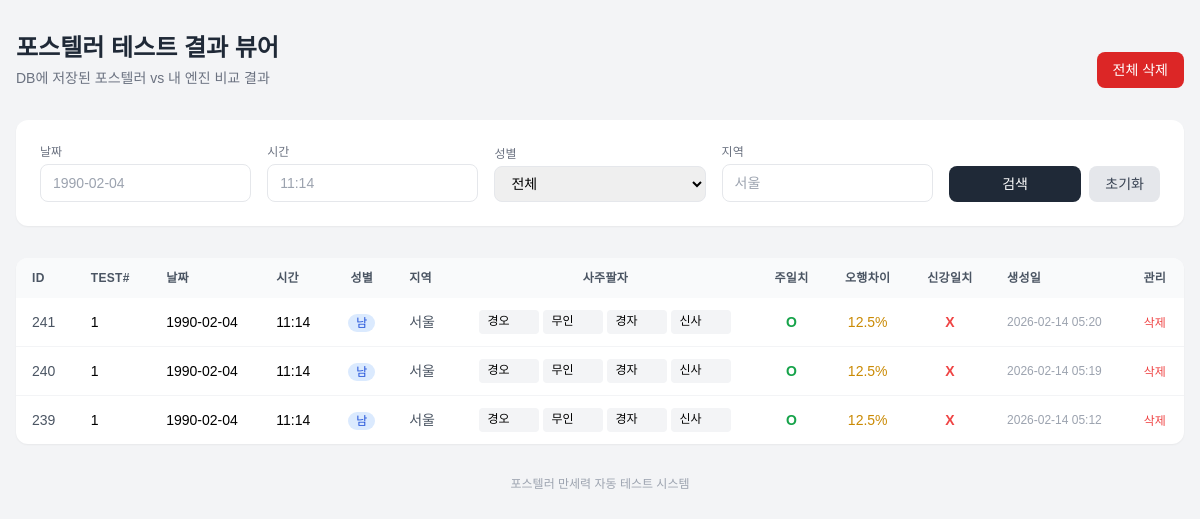
Before: / with the older database file.
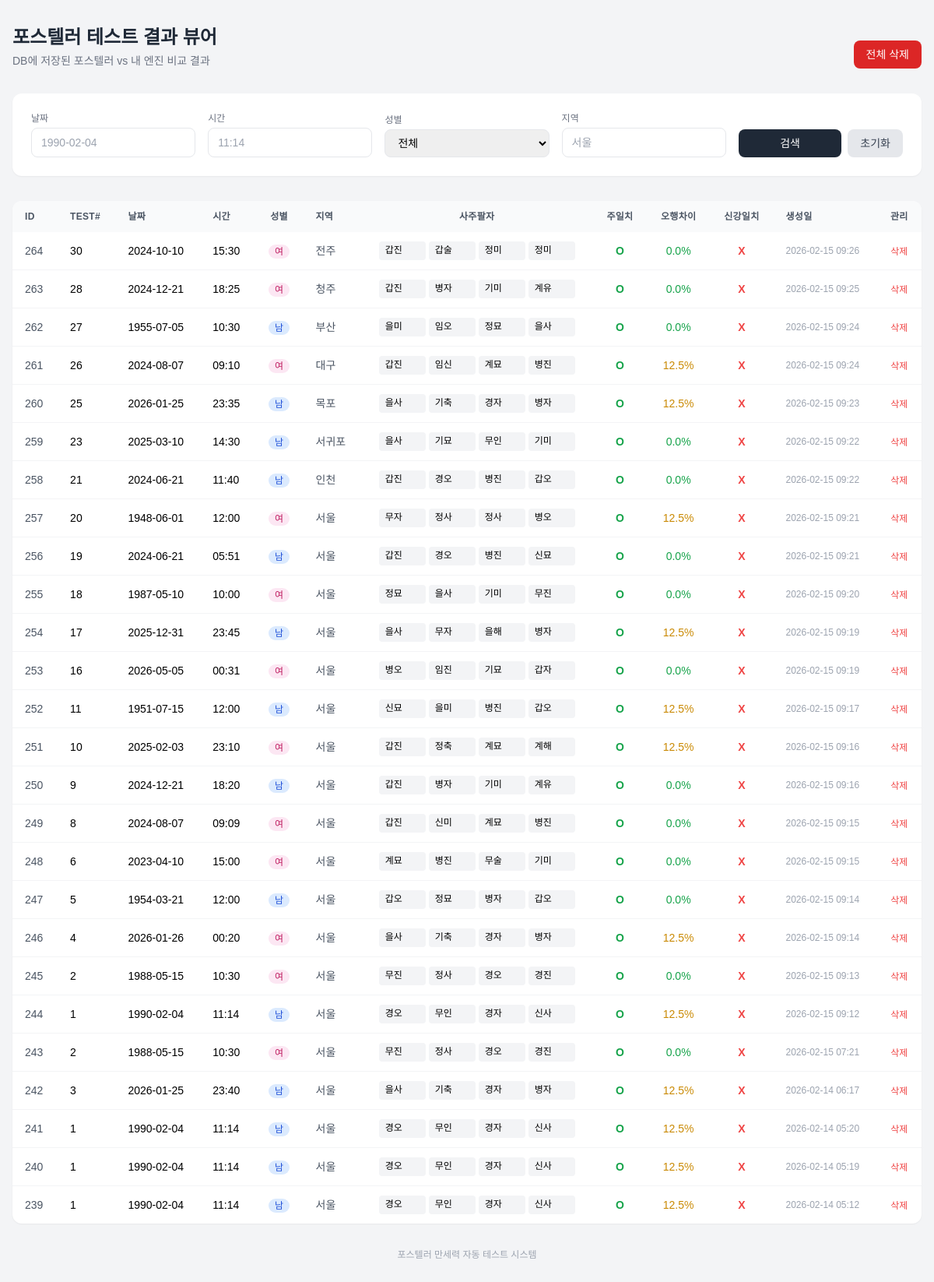
After: the same page with the newer database file.
### tables this page shows
CREATE TABLE test_results (
                id INTEGER PRIMARY KEY AUTOINCREMENT,
                test_no INTEGER,
                test_date TEXT,
                input_date TEXT,
                input_time TEXT,
                gender TEXT,
                location TEXT,
                test_purpose TEXT,
                
                -- 포스텔러 결과
                ft_year_pillar TEXT,
                ft_month_pillar TEXT,
                ft_day_pillar TEXT,
                ft_hour_pillar TEXT,
                ft_correction_minutes INTEGER,
                ft_summer_time_minutes INTEGER,
                ft_zodiac TEXT,
                
                -- 오행 분포 (기본)
                ft_wood REAL,
                ft_fire REAL,
                ft_earth REAL,
                ft_metal REAL,
                ft_water REAL,
                
                -- 오행 분포 (합+조후 보정)
                ft_wood_adj REAL,
                ft_fire_adj REAL,
                ft_earth_adj REAL,
                ft_metal_adj REAL,
                ft_water_adj REAL,
                
                -- 십성 분포 (기본)
                ft_bigyeon REAL,
                ft_geobje REAL,
                ft_siksin REAL,
                ft_sanggwan REAL,
                ft_pyeonjae REAL,
                ft_jeongjae REAL,
                ft_pyeongwan REAL,
                ft_jeonggwan REAL,
                ft_pyeonin REAL,
                ft_jeongin REAL,
                
                -- 신강/신약
                ft_strength TEXT,
                ft_strength_adj TEXT,
                
                -- 용신
                ft_yongsin TEXT,
                ft_yongsin_adj TEXT,
                
                -- 신살
                ft_sinsal TEXT,
                
                -- 내 엔진 결과
                my_year_pillar TEXT,
                my_month_pillar TEXT,
                my_day_pillar TEXT,
                my_hour_pillar TEXT,
                
                my_wood REAL,
                my_fire REAL,
                my_earth REAL,
                my_metal REAL,
                my_water REAL,
                
                my_strength TEXT,
                my_yongsin TEXT,
                
                -- 비교 결과
                pillar_match INTEGER,
                element_diff_max REAL,
                strength_match INTEGER,
                
                created_at TEXT DEFAULT CURRENT_TIMESTAMP
            , ft_wood_hap REAL, ft_wood_johoo REAL, ft_fire_hap REAL, ft_fire_johoo REAL, ft_earth_hap REAL, ft_earth_johoo REAL, ft_metal_hap REAL, ft_metal_johoo REAL, ft_water_hap REAL, ft_water_johoo REAL, ft_bigyeon_hap REAL, ft_bigyeon_johoo REAL, ft_bigyeon_adj REAL, ft_geobje_hap REAL, ft_geobje_johoo REAL, ft_geobje_adj REAL, ft_siksin_hap REAL, ft_siksin_johoo REAL, ft_siksin_adj REAL, ft_sanggwan_hap REAL, ft_sanggwan_johoo REAL, ft_sanggwan_adj REAL, ft_pyeonjae_hap REAL, ft_pyeonjae_johoo REAL, ft_pyeonjae_adj REAL, ft_jeongjae_hap REAL, ft_jeongjae_johoo REAL, ft_jeongjae_adj REAL, ft_pyeongwan_hap REAL, ft_pyeongwan_johoo REAL, ft_pyeongwan_adj REAL, ft_jeonggwan_hap REAL, ft_jeonggwan_johoo REAL, ft_jeonggwan_adj REAL, ft_pyeonin_hap REAL, ft_pyeonin_johoo REAL, ft_pyeonin_adj REAL, ft_jeongin_hap REAL, ft_jeongin_johoo REAL, ft_jeongin_adj REAL, ft_strength_hap TEXT, ft_strength_johoo TEXT, ft_yongsin_hap TEXT, ft_yongsin_johoo TEXT, my_wood_hap REAL, my_wood_johoo REAL, my_wood_adj REAL, my_fire_hap REAL, my_fire_johoo REAL, my_fire_adj REAL, my_earth_hap REAL, my_earth_johoo REAL, my_earth_adj REAL, my_metal_hap REAL, my_metal_johoo REAL, my_metal_adj REAL, my_water_hap REAL, my_water_johoo REAL, my_water_adj REAL, my_bigyeon REAL, my_bigyeon_hap REAL, my_bigyeon_johoo REAL, my_bigyeon_adj REAL, my_geobje REAL, my_geobje_hap REAL, my_geobje_johoo REAL, my_geobje_adj REAL, my_siksin REAL, my_siksin_hap REAL, my_siksin_johoo REAL, my_siksin_adj REAL, my_sanggwan REAL, my_sanggwan_hap REAL, my_sanggwan_johoo REAL, my_sanggwan_adj REAL, my_pyeonjae REAL, my_pyeonjae_hap REAL, my_pyeonjae_johoo REAL, my_pyeonjae_adj REAL, my_jeongjae REAL, my_jeongjae_hap REAL, my_jeongjae_johoo REAL, my_jeongjae_adj REAL, my_pyeongwan REAL, my_pyeongwan_hap REAL, my_pyeongwan_johoo REAL, my_pyeongwan_adj REAL, my_jeonggwan REAL, my_jeonggwan_hap REAL, my_jeonggwan_johoo REAL, my_jeonggwan_adj REAL, my_pyeonin REAL, my_pyeonin_hap REAL, my_pyeonin_johoo REAL, my_pyeonin_adj REAL, my_jeongin REAL, my_jeongin_hap REAL, my_jeongin_johoo REAL, my_jeongin_adj REAL, my_strength_hap TEXT, my_strength_johoo TEXT, my_strength_adj TEXT, my_yongsin_hap TEXT, my_yongsin_johoo TEXT, my_yongsin_adj TEXT);

### viewer.py (the view)
@app.route("/")
def index():
    input_date = request.args.get("date", "").strip()
    input_time = request.args.get("time", "").strip()
    gender = request.args.get("gender", "").strip()
    location = request.args.get("location", "").strip()
    if any([input_date, input_time, gender, location]):
        records = search_records(input_date, input_time, gender, location)
        search_performed = True
    else:
        records = get_all_records()
        search_performed = False
    return render_template("viewer.html",
                         records=records,
                         search_performed=search_performed,
                         search_date=input_date,
                         search_time=input_time,
                         search_gender=gender,
                         search_location=location)

### viewer.py (called while the page is built)
def get_db_connection():
    conn = sqlite3.connect(DB_PATH)
    conn.row_factory = sqlite3.Row
    return conn

def get_all_records():
    conn = get_db_connection()
    cursor = conn.cursor()
    cursor.execute("""
        SELECT id, test_no, input_date, input_time, gender, location,
               ft_year_pillar, ft_month_pillar, ft_day_pillar, ft_hour_pillar,
               pillar_match, element_diff_max, strength_match, created_at
        FROM test_results
        ORDER BY id DESC
    """)
    rows = cursor.fetchall()
    conn.close()
    return rows

### templates/viewer.html (shortened to what this page needs)
<!DOCTYPE html>
<html lang="ko">
<head>
    <script src="https://cdn.tailwindcss.com"></script>
</head>
<body class="bg-gray-100 min-h-screen">
    <div class="max-w-7xl mx-auto px-4 py-8">
        <header class="mb-8 flex justify-between items-end">
            <div>
                <h1 class="text-2xl font-bold text-gray-800">포스텔러 테스트 결과 뷰어</h1>
                <p class="text-sm text-gray-500 mt-1">DB에 저장된 포스텔러 vs 내 엔진 비교 결과</p>
            </div>
            <form action="/delete/all" method="POST" onsubmit="return confirm('정말 모든 데이터를 삭제하시겠습니까?');">
                <button type="submit" class="px-4 py-2 bg-red-600 text-white rounded-lg text-sm font-medium hover:bg-red-700 transition">
                    전체 삭제
                </button>
            </form>
        </header>
        <section class="bg-white rounded-xl shadow-sm p-6 mb-8">
            <form method="GET" action="/" class="grid grid-cols-1 md:grid-cols-5 gap-4 items-end">
                <div>
                    <label class="block text-xs font-medium text-gray-500 mb-1">날짜</label>
                    <input type="text" name="date" value="{{ search_date }}"
                           placeholder="1990-02-04"
                           class="w-full px-3 py-2 border border-gray-200 rounded-lg text-sm focus:outline-none focus:ring-2 focus:ring-gray-300">
                </div>
                <div>
                    <label class="block text-xs font-medium text-gray-500 mb-1">시간</label>
                    <input type="text" name="time" value="{{ search_time }}"
                           placeholder="11:14"
                           class="w-full px-3 py-2 border border-gray-200 rounded-lg text-sm focus:outline-none focus:ring-2 focus:ring-gray-300">
                </div>
                <div>
                    <label class="block text-xs font-medium text-gray-500 mb-1">성별</label>
                    <select name="gender" class="w-full px-3 py-2 border border-gray-200 rounded-lg text-sm focus:outline-none focus:ring-2 focus:ring-gray-300">
                        <option value="">전체</option>
                    </select>
                </div>
                <div>
                    <label class="block text-xs font-medium text-gray-500 mb-1">지역</label>
                    <input type="text" name="location" value="{{ search_location }}"
                           placeholder="서울"
                           class="w-full px-3 py-2 border border-gray-200 rounded-lg text-sm focus:outline-none focus:ring-2 focus:ring-gray-300">
                </div>
                <div class="flex gap-2">
                    <button type="submit" class="flex-1 px-4 py-2 bg-gray-800 text-white rounded-lg text-sm font-medium hover:bg-gray-700 transition">
                        검색
                    </button>
                    <a href="/" class="px-4 py-2 bg-gray-200 text-gray-700 rounded-lg text-sm font-medium hover:bg-gray-300 transition">
                        초기화
                    </a>
                </div>
            </form>
        </section>
        <section class="bg-white rounded-xl shadow-sm overflow-hidden">
            <div class="overflow-x-auto">
                <table class="w-full text-sm">
                    <thead class="bg-gray-50 text-gray-600 text-xs uppercase tracking-wide">
                        <tr>
                            <th class="px-4 py-3 text-left">ID</th>
                            <th class="px-4 py-3 text-left">Test#</th>
                            <th class="px-4 py-3 text-left">날짜</th>
                            <th class="px-4 py-3 text-left">시간</th>
                            <th class="px-4 py-3 text-center">성별</th>
                            <th class="px-4 py-3 text-left">지역</th>
                            <th class="px-4 py-3 text-center">사주팔자</th>
                            <th class="px-4 py-3 text-center">주일치</th>
                            <th class="px-4 py-3 text-center">오행차이</th>
                            <th class="px-4 py-3 text-center">신강일치</th>
                            <th class="px-4 py-3 text-left">생성일</th>
                            <th class="px-4 py-3 text-center">관리</th>
                        </tr>
                    </thead>
                    <tbody class="divide-y divide-gray-100">
                        {% for r in records %}
                        <tr class="hover:bg-gray-50 cursor-pointer" onclick="window.location='/detail/{{ r.id }}'">
                            <td class="px-4 py-3 text-gray-600">{{ r.id }}</td>
                            <td class="px-4 py-3 font-medium">{{ r.test_no }}</td>
                            <td class="px-4 py-3">{{ r.input_date }}</td>
                            <td class="px-4 py-3">{{ r.input_time }}</td>
                            <td class="px-4 py-3 text-center">
                                <span class="px-2 py-0.5 rounded-full text-xs {% if r.gender == 'M' %}bg-blue-100 text-blue-700{% else %}bg-pink-100 text-pink-700{% endif %}">
                                    {{ '남' if r.gender == 'M' else '여' }}
                                </span>
                            </td>
                            <td class="px-4 py-3 text-gray-600">{{ r.location }}</td>
                            <td class="px-4 py-3">
                                <div class="flex gap-1 justify-center text-xs font-mono">
                                    <span class="pillar-box px-2 py-1 bg-gray-100 rounded">{{ r.ft_year_pillar or '-' }}</span>
                                    <span class="pillar-box px-2 py-1 bg-gray-100 rounded">{{ r.ft_month_pillar or '-' }}</span>
                                    <span class="pillar-box px-2 py-1 bg-gray-100 rounded">{{ r.ft_day_pillar or '-' }}</span>
                                    <span class="pillar-box px-2 py-1 bg-gray-100 rounded">{{ r.ft_hour_pillar or '-' }}</span>
                                </div>
                            </td>
                            <td class="px-4 py-3 text-center">
                                {% if r.pillar_match == 1 %}
                                <span class="text-green-600 font-bold">O</span>
                                {% elif r.pillar_match == 0 %}
                                <span class="text-red-500 font-bold">X</span>
                                {% else %}
                                <span class="text-gray-400">-</span>
                                {% endif %}
                            </td>
                            <td class="px-4 py-3 text-center">
                                {% if r.element_diff_max is not none %}
                                <span class="{% if r.element_diff_max <= 5 %}text-green-600{% elif r.element_diff_max <= 15 %}text-yellow-600{% else %}text-red-500{% endif %}">
                                    {{ "%.1f"|format(r.element_diff_max) }}%
                                </span>
                                {% else %}
                                <span class="text-gray-400">-</span>
                                {% endif %}
                            </td>
                            <td class="px-4 py-3 text-center">
                                {% if r.strength_match == 1 %}
                                <span class="text-green-600 font-bold">O</span>
                                {% elif r.strength_match == 0 %}
                                <span class="text-red-500 font-bold">X</span>
                                {% else %}
                                <span class="text-gray-400">-</span>
                                {% endif %}
                            </td>
                            <td class="px-4 py-3 text-gray-400 text-xs">{{ r.created_at[:16] if r.created_at else '-' }}</td>
                            <td class="px-4 py-3 text-center" onclick="event.stopPropagation();">
                                <form action="/delete/{{ r.id }}" method="POST" onsubmit="return confirm('삭제하시겠습니까?');" class="inline">
                                    <button type="submit" class="text-red-500 hover:text-red-700 font-medium text-xs">삭제</button>
                                </form>
                            </td>
                        </tr>
                        {% endfor %}
                    </tbody>
                </table>
            </div>
        </section>
        <footer class="mt-8 text-center text-xs text-gray-400">
            <p>포스텔러 만세력 자동 테스트 시스템</p>
        </footer>
    </div>
</body>
</html>

### templates/viewer.html (style rules this page uses)
body { font-family: 'Noto Sans KR', sans-serif; }
.pillar-box { min-width: 60px; }

Changed rows visible on the page:
added test_results: id "264", test_no "30", input_date "2024-10-10", input_time "15:30", gender "여", location "전주", ft_year_pillar "갑진", ft_month_pillar "갑술", ft_day_pillar "정미", ft_hour_pillar "정미", pillar_match "O", element_diff_max "0.0", strength_match "X", created_at "2026-02-15 09:26"
added test_results: id "263", test_no "28", input_date "2024-12-21", input_time "18:25", gender "여", location "청주", ft_year_pillar "갑진", ft_month_pillar "병자", ft_day_pillar "기미", ft_hour_pillar "계유", pillar_match "O", element_diff_max "0.0", strength_match "X", created_at "2026-02-15 09:25"
added test_results: id "262", test_no "27", input_date "1955-07-05", input_time "10:30", gender "남", location "부산", ft_year_pillar "을미", ft_month_pillar "임오", ft_day_pillar "정묘", ft_hour_pillar "을사", pillar_match "O", element_diff_max "0.0", strength_match "X", created_at "2026-02-15 09:24"
added test_results: id "261", test_no "26", input_date "2024-08-07", input_time "09:10", gender "여", location "대구", ft_year_pillar "갑진", ft_month_pillar "임신", ft_day_pillar "계묘", ft_hour_pillar "병진", pillar_match "O", element_diff_max "12.5", strength_match "X", created_at "2026-02-15 09:24"
added test_results: id "260", test_no "25", input_date "2026-01-25", input_time "23:35", gender "남", location "목포", ft_year_pillar "을사", ft_month_pillar "기축", ft_day_pillar "경자", ft_hour_pillar "병자", pillar_match "O", element_diff_max "12.5", strength_match "X", created_at "2026-02-15 09:23"
added test_results: id "259", test_no "23", input_date "2025-03-10", input_time "14:30", gender "남", location "서귀포", ft_year_pillar "을사", ft_month_pillar "기묘", ft_day_pillar "무인", ft_hour_pillar "기미", pillar_match "O", element_diff_max "0.0", strength_match "X", created_at "2026-02-15 09:22"
added test_results: id "258", test_no "21", input_date "2024-06-21", input_time "11:40", gender "남", location "인천", ft_year_pillar "갑진", ft_month_pillar "경오", ft_day_pillar "병진", ft_hour_pillar "갑오", pillar_match "O", element_diff_max "0.0", strength_match "X", created_at "2026-02-15 09:22"
added test_results: id "257", test_no "20", input_date "1948-06-01", input_time "12:00", gender "여", location "서울", ft_year_pillar "무자", ft_month_pillar "정사", ft_day_pillar "정사", ft_hour_pillar "병오", pillar_match "O", element_diff_max "12.5", strength_match "X", created_at "2026-02-15 09:21"
added test_results: id "256", test_no "19", input_date "2024-06-21", input_time "05:51", gender "남", location "서울", ft_year_pillar "갑진", ft_month_pillar "경오", ft_day_pillar "병진", ft_hour_pillar "신묘", pillar_match "O", element_diff_max "0.0", strength_match "X", created_at "2026-02-15 09:21"
added test_results: id "255", test_no "18", input_date "1987-05-10", input_time "10:00", gender "여", location "서울", ft_year_pillar "정묘", ft_month_pillar "을사", ft_day_pillar "기미", ft_hour_pillar "무진", pillar_match "O", element_diff_max "0.0", strength_match "X", created_at "2026-02-15 09:20"
added test_results: id "254", test_no "17", input_date "2025-12-31", input_time "23:45", gender "남", location "서울", ft_year_pillar "을사", ft_month_pillar "무자", ft_day_pillar "을해", ft_hour_pillar "병자", pillar_match "O", element_diff_max "12.5", strength_match "X", created_at "2026-02-15 09:19"
added test_results: id "253", test_no "16", input_date "2026-05-05", input_time "00:31", gender "여", location "서울", ft_year_pillar "병오", ft_month_pillar "임진", ft_day_pillar "기묘", ft_hour_pillar "갑자", pillar_match "O", element_diff_max "0.0", strength_match "X", created_at "2026-02-15 09:19"
added test_results: id "252", test_no "11", input_date "1951-07-15", input_time "12:00", gender "남", location "서울", ft_year_pillar "신묘", ft_month_pillar "을미", ft_day_pillar "병진", ft_hour_pillar "갑오", pillar_match "O", element_diff_max "12.5", strength_match "X", created_at "2026-02-15 09:17"
added test_results: id "251", test_no "10", input_date "2025-02-03", input_time "23:10", gender "여", location "서울", ft_year_pillar "갑진", ft_month_pillar "정축", ft_day_pillar "계묘", ft_hour_pillar "계해", pillar_match "O", element_diff_max "12.5", strength_match "X", created_at "2026-02-15 09:16"
added test_results: id "250", test_no "9", input_date "2024-12-21", input_time "18:20", gender "남", location "서울", ft_year_pillar "갑진", ft_month_pillar "병자", ft_day_pillar "기미", ft_hour_pillar "계유", pillar_match "O", element_diff_max "0.0", strength_match "X", created_at "2026-02-15 09:16"
added test_results: id "249", test_no "8", input_date "2024-08-07", input_time "09:09", gender "여", location "서울", ft_year_pillar "갑진", ft_month_pillar "신미", ft_day_pillar "계묘", ft_hour_pillar "병진", pillar_match "O", element_diff_max "0.0", strength_match "X", created_at "2026-02-15 09:15"
added test_results: id "248", test_no "6", input_date "2023-04-10", input_time "15:00", gender "여", location "서울", ft_year_pillar "계묘", ft_month_pillar "병진", ft_day_pillar "무술", ft_hour_pillar "기미", pillar_match "O", element_diff_max "0.0", strength_match "X", created_at "2026-02-15 09:15"
added test_results: id "247", test_no "5", input_date "1954-03-21", input_time "12:00", gender "남", location "서울", ft_year_pillar "갑오", ft_month_pillar "정묘", ft_day_pillar "병자", ft_hour_pillar "갑오", pillar_match "O", element_diff_max "0.0", strength_match "X", created_at "2026-02-15 09:14"
added test_results: id "246", test_no "4", input_date "2026-01-26", input_time "00:20", gender "여", location "서울", ft_year_pillar "을사", ft_month_pillar "기축", ft_day_pillar "경자", ft_hour_pillar "병자", pillar_match "O", element_diff_max "12.5", strength_match "X", created_at "2026-02-15 09:14"
added test_results: id "245", test_no "2", input_date "1988-05-15", input_time "10:30", gender "여", location "서울", ft_year_pillar "무진", ft_month_pillar "정사", ft_day_pillar "경오", ft_hour_pillar "경진", pillar_match "O", element_diff_max "0.0", strength_match "X", created_at "2026-02-15 09:13"
added test_results: id "244", test_no "1", input_date "1990-02-04", input_time "11:14", gender "남", location "서울", ft_year_pillar "경오", ft_month_pillar "무인", ft_day_pillar "경자", ft_hour_pillar "신사", pillar_match "O", element_diff_max "12.5", strength_match "X", created_at "2026-02-15 09:12"
added test_results: id "243", test_no "2", input_date "1988-05-15", input_time "10:30", gender "여", location "서울", ft_year_pillar "무진", ft_month_pillar "정사", ft_day_pillar "경오", ft_hour_pillar "경진", pillar_match "O", element_diff_max "0.0", strength_match "X", created_at "2026-02-15 07:21"
added test_results: id "242", test_no "3", input_date "2026-01-25", input_time "23:40", gender "남", location "서울", ft_year_pillar "을사", ft_month_pillar "기축", ft_day_pillar "경자", ft_hour_pillar "병자", pillar_match "O", element_diff_max "12.5", strength_match "X", created_at "2026-02-14 06:17"
